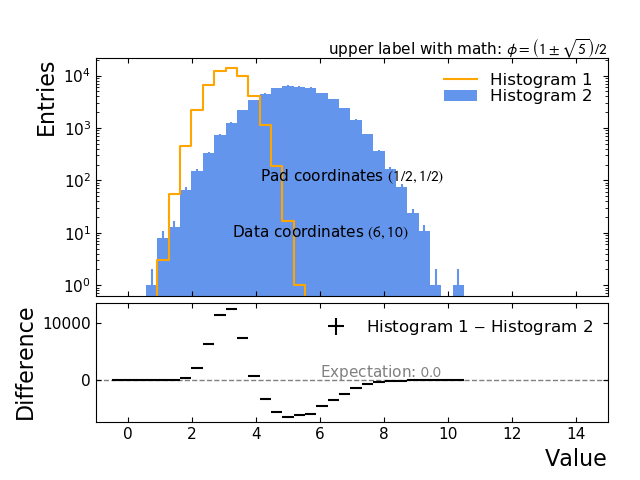

Here is the Python script that generated this plot:
from Karma.PostProcessing.Palisade import PlotProcessor, LiteralString

cfg = {
  # declare input files
  'input_files' : {
    'my_file' : "input_file.root"
  },

  # declare figures (only one in this example)
  'figures' : [

    # define the figure
    {
      # output file name (extension determines file type)
      'filename': 'demonstration_plot.png',

      # list of plots (one dict per plot)
      'subplots': [

        # plot histograms from 'my_file'
        {
          'expression' : '"my_file:h1"',
          'plot_method': 'step',
          'color': 'orange',
          'label': "Histogram 1",
          'pad': 0,
        },
        {
          'expression' : '"my_file:h2"',
          'plot_method': 'bar',
          'color': 'cornflowerblue',
          'label': "Histogram 2",
          'pad': 0,
        },
        # plot difference of above histograms in bottom pad
        {
          'expression' : '"my_file:h1" - "my_file:h2"',
          'plot_method': 'errorbar',
          'label': "Histogram 1 $-$ Histogram 2",
          'color': 'black',
          'pad': 1,
        }
      ],

      # adjust layout
      'pad_spec': {
        # set margins
        'left': 0.15,
        'right': 0.95,
        'bottom': 0.12,
        # set vertical pad spacing
        'hspace': 0.04,
      },

      # define pads (a main pad and a pad for the difference)
      'pads': [
        # pad 0
        {
          'height_share': 2,  # make pad two units high
          'y_label' : 'Entries',
          'y_scale' : 'log',  # use logarithmic scaling for 'y' axis

          'x_range' : (-1, 15),
          'x_ticklabels': [],  # do not display tick labels for upper pad
        },
        # pad 1
        {
          'height_share': 1,  # make pad one unit high
          'y_label' : 'Difference',

          'x_label' : 'Value',
          'x_range' : (-1, 15),  # set x range to match the pad above

          'axhlines' : [0.0],  # draw a reference line at zero
        }
      ],

      'texts' : [
        {
          'text': 'Pad coordinates $(1/2, 1/2)$',
          'xy': (.5, .5),
          'transform': 'axes',  # default: 'xy' are fraction of pad dimensions
          # matplotlib keywords
          'ha': 'center',  # align text horizontally
          'va': 'center'   # align text vertically
        },
        {
          'text': 'Data coordinates $(6, 10)$',
          'xy': (6, 10),
          'transform': 'data',  # 'xy' are data coordinates
          # matplotlib keywords
          'ha': 'center',
          'va': 'center'
        },
        {
          'text': 'Expectation: $0.0$',
          'xy': (6, 500),
          'transform': 'data',
          'pad': 1,  # put this text in lower pad
          # matplotlib keywords
          'color': 'gray'
        },
      ],

      # upper plot label (need to escape braces with `LiteralString`)
      'upper_label' : LiteralString(r"upper label with math: $\phi={\left(1\pm\sqrt{5}\right)}/{2}$"),
    }
  ],

  'expansions' : {}  # not needed, but left in for completeness
}

p = PlotProcessor(cfg, output_folder='.')
p.run()
